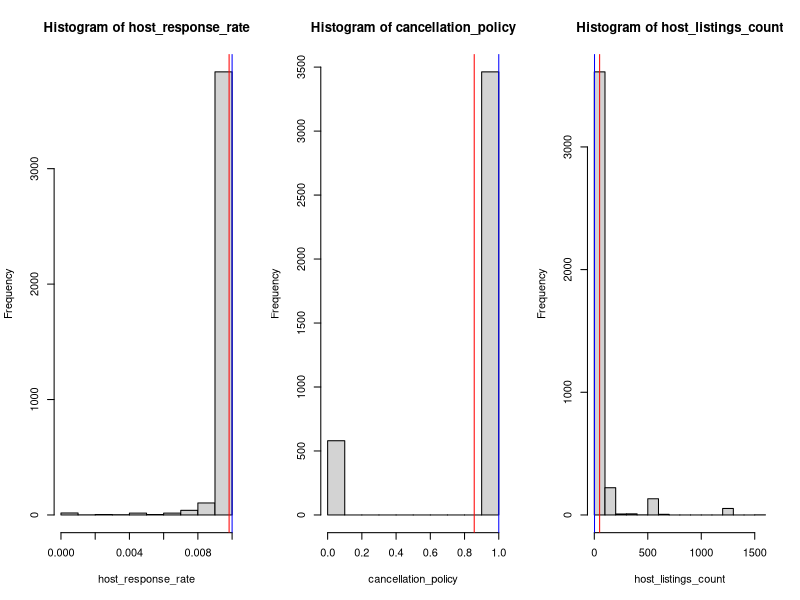
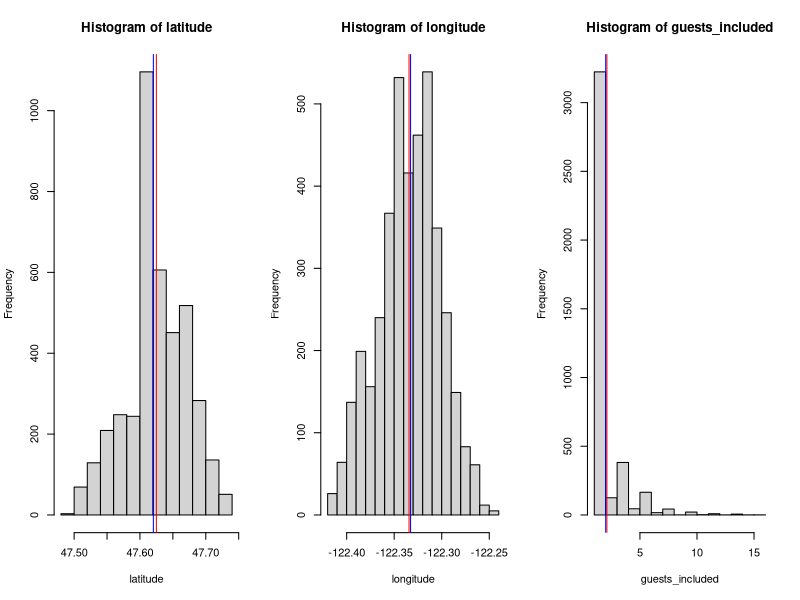
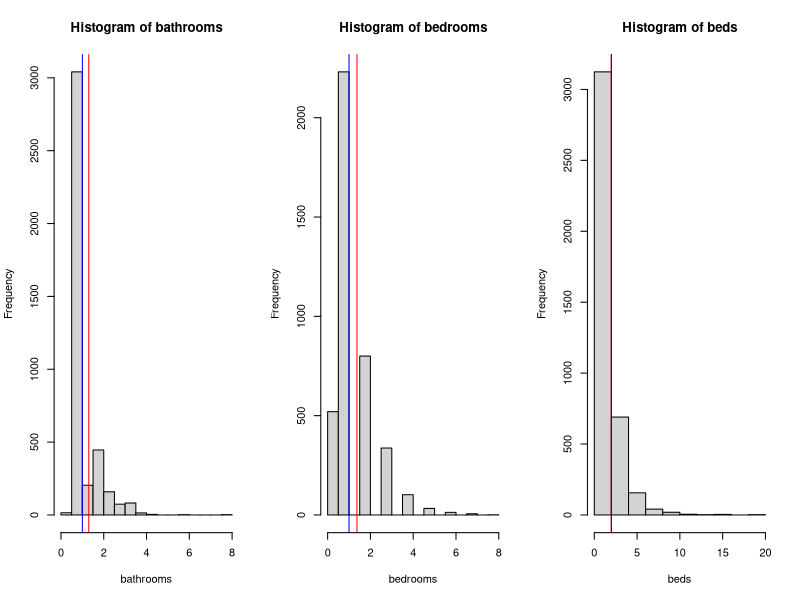
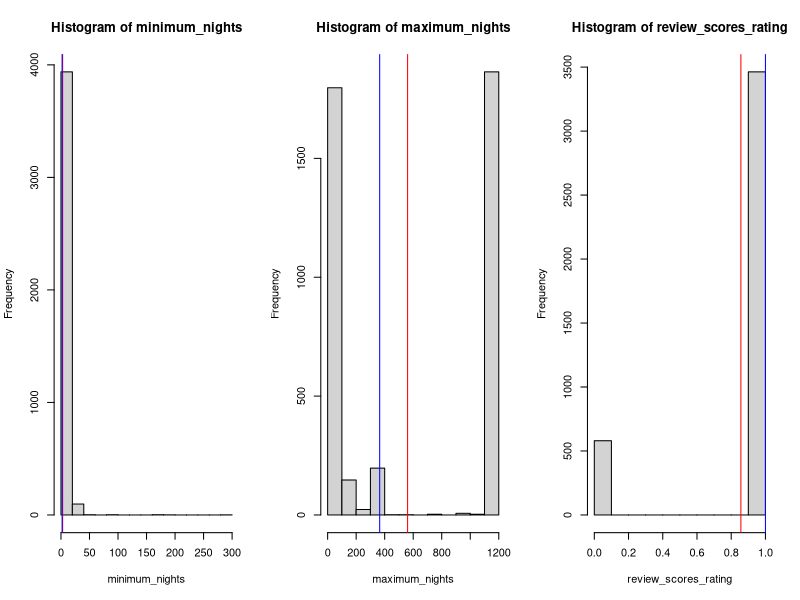

R code for these plots, in order: (Note: this script raises an error after producing the figures.)
## ---- chunk 1
knitr::opts_chunk$set(echo = TRUE)
## ---- chunk 2
library("dplyr")
review <- read.csv("review.csv")
## ---- chunk 3
library(geosphere)
add_pop <- function(yourData){
  Museum_of_Pop_Culture <- c(-122.3481, 47.6215) #long, lati
  Pike_Place_Market <- c(-122.3422, 47.6097)
  Olympic_Sculpture_Park <- c(-122.3553, 47.6166)
  Seattle_Great_Wheel <- c(-122.3425, 47.6062)
  Seattle_Art_Museum <- c(-122.3381, 47.6073)
  Kerry_Park <-c(-122.3599, 47.6295)
  meter_to_mile = 0.000621371
  total_nearby_landmarks <- (ifelse(distm(Museum_of_Pop_Culture, yourData, fun = distHaversine)*meter_to_mile <1, 1, 0) + ifelse(distm(Pike_Place_Market, yourData, fun = distHaversine)*meter_to_mile <1, 1, 0)
  + ifelse(distm(Olympic_Sculpture_Park, yourData, fun = distHaversine)*meter_to_mile <1, 1, 0)
  + ifelse(distm(Seattle_Great_Wheel, yourData, fun = distHaversine)*meter_to_mile <1, 1, 0)
  + ifelse(distm(Seattle_Art_Museum, yourData, fun = distHaversine)*meter_to_mile <1, 1, 0)
  + ifelse(distm(Kerry_Park, yourData, fun = distHaversine)*meter_to_mile <1, 1, 0))
  return(total_nearby_landmarks)
}
## ---- chunk 4
yourData <-cbind(review$longitude, review$latitude)
total_nearby_landmarks_review <- add_pop(yourData)
review$total_nearby_landmarks <- total_nearby_landmarks_review[1,]
## ---- chunk 5
colnames(review)
numerical.reviews <-  as.numeric(gsub("\\$", "", review$review))
mean(numerical.reviews,na.rm = TRUE)
numerical.host.response.rate <- as.numeric(sub("%","",review$host_response_rate))/100

## ---- chunk 6
# boxplot
par(mfrow=c(1,3))
# host response rate
hist(numerical.host.response.rate, main = paste("Histogram of",colnames(review)[4]),xlab = colnames(review[4]))
abline(v = mean(numerical.host.response.rate,na.rm = TRUE), col = "red", lwd = 1)
abline(v = median(numerical.host.response.rate,na.rm = TRUE), col = "blue", lwd = 1)
# reviews 
hist(numerical.reviews, main = paste("Histogram of",colnames(review)[25]),xlab = colnames(review[25]))
abline(v = mean(numerical.reviews,na.rm = TRUE), col = "red", lwd = 1)
abline(v = median(numerical.reviews,na.rm = TRUE), col = "blue", lwd = 1)
for (i in c(7,11,12,13,15,16,17,22,23,26)){
  hist(review[,i], main = paste("Histogram of",colnames(review)[i]),xlab = colnames(review[i]))
  abline(v = mean(review[,i]), col = "red", lwd = 1)
  abline(v = median(review[,i]), col = "blue", lwd = 1)
}
colnames(review)
## ---- chunk 7
library(knitr)
min <- apply(review[,c(6,8,13,14,15,16,17,21,22)],2,min)
max<-apply(review[,c(6,8,13,14,15,16,17,21,22)],2,max) 
median <-  apply(review[,c(6,8,13,14,15,16,17,21,22)],2,median)
mean <- apply(review[,c(6,8,13,14,15,16,17,21,22)],2,mean)
df <- cbind(min,max,median,mean)
colnames(df) <- c("min","max","median","mean")
reviews.df <- c(min(numerical.reviews,na.rm=TRUE),
               max(numerical.reviews,na.rm=TRUE),
               median(numerical.reviews,na.rm=TRUE),
               mean(numerical.reviews,na.rm=TRUE))
response.rate.df <- c(min(numerical.host.response.rate,na.rm=TRUE),
               max(numerical.host.response.rate,na.rm=TRUE),
               median(numerical.host.response.rate,na.rm=TRUE),
               mean(numerical.host.response.rate,na.rm=TRUE))
df <- rbind(df,reviews.df,response.rate.df)
knitr::kable(df, digits = 2, caption = "Summary of Numerical Data")
## ---- chunk 8
host.is.superhost.df <- review %>% group_by(host_is_superhost) %>% summarize(count=n()) 
colnames(host.is.superhost.df) <- c("Response","Count")
knitr::kable(host.is.superhost.df, digits = 2, caption = "Host is superhost?")
## ---- chunk 9
# host response time 
host.response.time.df<- review %>% group_by(host_response_time) %>% summarize(count=n()) 
colnames(host.response.time.df) <- c("Response","Count")
#colnames(host.response.time.df) <- c("Within an hour","Within a few hours", "Within a day","A few days or more")
knitr::kable(host.response.time.df, digits = 2, caption = "Host response time")
## ---- chunk 10
# host identity verified
host.identity.verified.df<- review %>% group_by(host_identity_verified) %>% summarize(count=n())
colnames(host.identity.verified.df) <- c("Host Idntity Verified","Count")
#rownames(host.identity.verified.df) <- c("False","True")
knitr::kable(host.identity.verified.df, digits = 2, caption = "Host Identity Verified")
## ---- chunk 11
neighborhood.df <- review %>% group_by(neighbourhood_group_cleansed) %>% summarize(count=n())
colnames(neighborhood.df) <- c("Neighbourhood","Count")
knitr::kable(neighborhood.df, digits = 2, caption = "Host Identity Verified")
## ---- chunk 12
property.type.df <- review %>% group_by(property_type) %>% summarize(count=n())
colnames(property.type.df) <- c("Neighbourhood","Count")
knitr::kable(property.type.df, digits = 2, caption = "Property Type")
## ---- chunk 13
room.type.df <- review %>% group_by(room_type) %>% summarize(count=n())
colnames(room.type.df) <- c("Neighbourhood","Count")
knitr::kable(room.type.df, digits = 2, caption = "Room Type")
## ---- chunk 14
bed.type.df <- review %>% group_by(bed_type) %>% summarize(count=n())
colnames(bed.type.df) <- c("Bed Type","Count")
knitr::kable(bed.type.df, digits = 2, caption = "Bed Type")
## ---- chunk 15
review
# recode host response time 
host.response.time.df <- structure(list(V1 = unique(review$host_response_time),
    V2 = c(3,2,1,0)), .Names = c("V1", 
    "V2"), class = "data.frame", row.names = c("1","2","3","4"))
review$host_response_time_recoded <- host.response.time.df$V2[match(as.character(review$host_response_time), as.character(host.response.time.df$V1))]
review$host_response_time_recoded

 # recode host response rate 
review$host_response_rate_recoded <- as.numeric(sub("%","",review$host_response_rate))/100
review$host_response_rate_recoded

# recode host identity verified 
host.identity.verified.df <- structure(list(V1 = c("t","f"),
    V2 = c(1,0)), .Names = c("V1", 
    "V2"), class = "data.frame", row.names = c("1","2"))
review$host_identity_verified_recoded <- host.identity.verified.df$V2[match(as.character(review$host_identity_verified), as.character(host.identity.verified.df$V1))]
review$host_identity_verified_recoded

# recode price
review$price_recoded <-  as.numeric(gsub("\\$", "", review$price))
review$price_recoded[is.na(review$price_recoded)] <- 0

# recode instant bookable 
instant.bookable.df <- structure(list(V1 = c("t","f"),
    V2 = c(1,0)), .Names = c("V1", 
    "V2"), class = "data.frame", row.names = c("1","2"))
review$instant_bookable_recoded <- instant.bookable.df$V2[match(as.character(review$instant_bookable), as.character(instant.bookable.df$V1))]
review$instant_bookable_recoded

colnames(review)
review[,c(26:32)]
pca.obj <- prcomp(review[,c(12,13,14,15,16,17,22,26:33)], center = TRUE, scale = TRUE)
score1 <- pca.obj$x[,'PC1']
score2 <- pca.obj$x[,'PC2']
plot(x = score1, y = score2,col = review$review_scores_rating + 1)
pca.sds <- pca.obj$sdev
sum(pca.sds[1:2]^2)/sum(pca.sds^2)
total.var <- sum(pca.sds^2)
